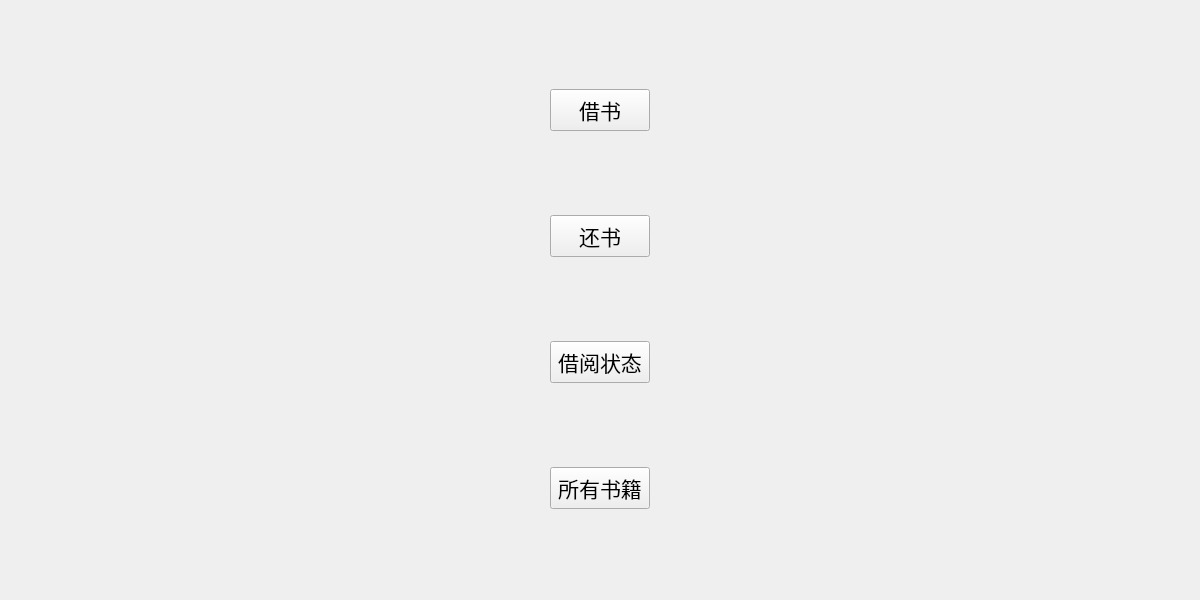
<?xml version="1.0" encoding="UTF-8"?>
<ui version="4.0">
 <class>StudentHome</class>
 <widget class="QWidget" name="StudentHome">
  <property name="geometry">
   <rect>
    <x>0</x>
    <y>0</y>
    <width>1200</width>
    <height>600</height>
   </rect>
  </property>
  <property name="windowTitle">
   <string>欢迎使用图书馆管理系统</string>
  </property>
  <layout class="QHBoxLayout" name="layout">
   <item>
    <layout class="QVBoxLayout" name="buttonLayout">
     <item>
      <widget class="QPushButton" name="borrowBookButton">
       <property name="enabled">
        <bool>true</bool>
       </property>
       <property name="maximumSize">
        <size>
         <width>100</width>
         <height>42</height>
        </size>
       </property>
       <property name="font">
        <font>
         <pointsize>16</pointsize>
        </font>
       </property>
       <property name="text">
        <string>借书</string>
       </property>
      </widget>
     </item>
     <item>
      <widget class="QPushButton" name="returnBookButton">
       <property name="maximumSize">
        <size>
         <width>100</width>
         <height>42</height>
        </size>
       </property>
       <property name="font">
        <font>
         <pointsize>16</pointsize>
        </font>
       </property>
       <property name="text">
        <string>还书</string>
       </property>
      </widget>
     </item>
     <item>
      <widget class="QPushButton" name="myBookStatus">
       <property name="maximumSize">
        <size>
         <width>100</width>
         <height>42</height>
        </size>
       </property>
       <property name="font">
        <font>
         <pointsize>16</pointsize>
        </font>
       </property>
       <property name="text">
        <string>借阅状态</string>
       </property>
      </widget>
     </item>
     <item>
      <widget class="QPushButton" name="allBookButton">
       <property name="maximumSize">
        <size>
         <width>100</width>
         <height>42</height>
        </size>
       </property>
       <property name="font">
        <font>
         <pointsize>16</pointsize>
        </font>
       </property>
       <property name="text">
        <string>所有书籍</string>
       </property>
      </widget>
     </item>
    </layout>
   </item>
  </layout>
 </widget>
 <resources/>
 <connections/>
</ui>
